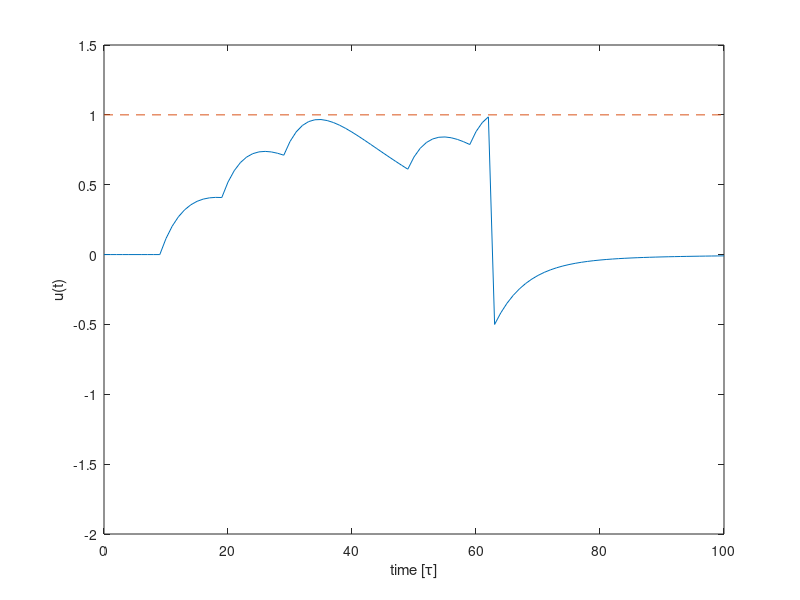

Write MATLAB code to recreate this figure.
t = (0:100); %duration of simulation 100 time steps

%Neuron Parameters
%----------
C = 2; %capa
R = 10; %resistance
 
ur =  -0.5; %reset potential
u0 = 0; % resting potential

q = 1.3; %total charge

tc = -100000; 
th = 1; %the neuron threshold
taus = 5;
tauc = 10;

u = zeros(length(t), 1); %membrane potential

f = [10 20 30 50 60]; %the spike times of the presynaptic neuron
seps = 0;

for i=1:length(t);					 
	
	 seps = 0;
	 for j=1:length(f);
		
		eps = 0;
	  
	   if (tc <= f(j) && f(j) <= i)
		   eps = exp(-(i -f(j))/(R*C)) - exp(-(i-f(j))/taus);
	   end
	   
	   if (f(j) < tc && tc <= i)
		   eps = exp(-(tc-f(j))/taus)*(exp(-(i-tc)/(R*C)) - exp(-(i-tc)/taus));
	   end
	   
	   seps = seps + eps;
		
	end;
	
	u(i) = u0 + (ur - u0) * exp(-( i - tc) / (R*C))  +q/C * 1/(1-taus/(R*C))*seps; 
  
   
		if(u(i) >= th)   %generate spike			  
		tc = i;
		u(i) = ur;
		end
	
end 



%plot membrane potential vs time
plot(t,u);
   hold on; plot([0 100],[1 1],'--');
   axis([0 100 -2 1.5])
   xlabel('time [\tau]');
   ylabel('u(t)')   
